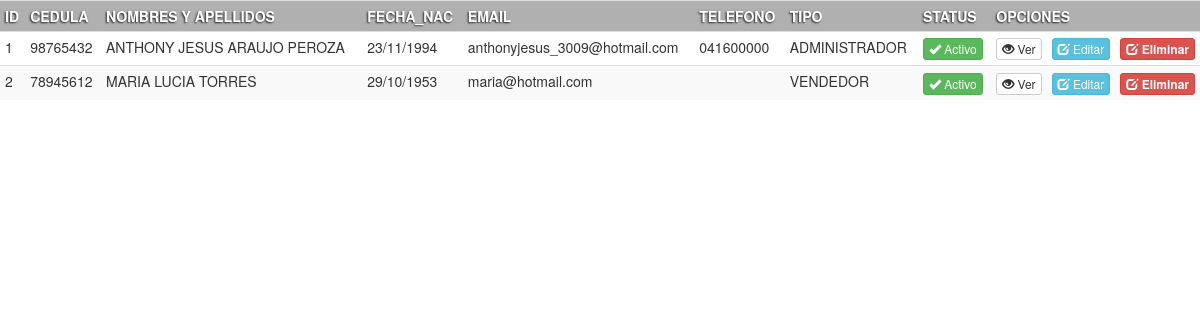
Screenshot of /modelo/buscar_empleado.php with the database file from the repository.
### tables this page shows
CREATE TABLE IF NOT EXISTS `empleados` (
  `id_empleado` int(11) NOT NULL,
  `cedula` varchar(8) NOT NULL,
  `nombres` varchar(100) NOT NULL,
  `apellidos` varchar(100) NOT NULL,
  `fecha_nac` varchar(10) NOT NULL,
  `fecha_registro` varchar(10) NOT NULL,
  `cargo` varchar(50) NOT NULL,
  `edo_civil` varchar(30) NOT NULL,
  `grado_formacion` varchar(100) NOT NULL,
  `ocupacion` varchar(100) NOT NULL,
  `genero` char(1) NOT NULL,
  `status` varchar(10) NOT NULL DEFAULT 'activo',
  `nacionalidad` varchar(100) NOT NULL
);

CREATE TABLE IF NOT EXISTS `email_empleado` (
  `id_email_empleado` int(11) NOT NULL,
  `id_empleado` int(11) NOT NULL,
  `email_empleado` varchar(150) NOT NULL,
  `status` tinyint(4) NOT NULL DEFAULT '1'
);

CREATE TABLE IF NOT EXISTS `tlf_empleado` (
  `id_tlf_empleado` int(11) NOT NULL,
  `id_empleado` int(11) NOT NULL,
  `telefono_empleado` varchar(15) NOT NULL,
  `status` int(11) NOT NULL DEFAULT '1'
);

### modelo/buscar_empleado.php (the view, shortened to what this page needs)
<?php
$modelo=new ModCon();
$conexion=$modelo->conectar();
$aux=$_POST['dato'];
$sql=$conexion->query("SELECT t1.id_empleado,t1.cedula,t1.nombres,t1.apellidos,t1.fecha_nac,t2.email_empleado,t3.telefono_empleado,t1.cargo,t1.status
FROM empleados t1
LEFT JOIN email_empleado t2 ON t2.id_empleado=t1.id_empleado
LEFT JOIN tlf_empleado t3 ON t3.id_empleado=t1.id_empleado
where   t1.nombres like '%$aux%'   AND t1.status<>'eliminado' OR
        t1.apellidos like '%$aux%'  AND t1.status<>'eliminado'OR
        t1.cedula like '%$aux%'     AND t1.status<>'eliminado'OR
        t1.cargo like '%$aux%'      AND t1.status<>'eliminado'OR
        t1.fecha_nac like '%$aux%'  AND t1.status<>'eliminado'OR
          t1.status like '%$aux%'  AND t1.status<>'eliminado'OR
        t2.email_empleado like '%$aux%'   AND t1.status<>'eliminado'      OR
        t3.telefono_empleado like '%$aux%'  AND t1.status<>'eliminado'
        ORDER BY t1.nombres asc ");
$num=$sql->num_rows;
if ($num>0) {
	?>
	<!DOCTYPE html>
	<html>
	<head>
		<link rel="stylesheet" href="../css/MyStyle.css">
		<link rel="stylesheet" href="../Bootstrap/bootstrap.css">
	</head>
	<body>
	<center>
  <table  class="table table-striped table-condensed table-hover">
    <tr>
      <th class="headerT">ID</th>
    <th class="headerT">CEDULA</th>
    <th class="headerT">NOMBRES Y APELLIDOS</th>
   <th class="headerT">FECHA_NAC</th>
      <th class="headerT">EMAIL</th>
      <th class="headerT">TELEFONO</th>
    <th class="headerT">TIPO</th>
    <th class="headerT">STATUS</th>
     <th class="headerT" colspan="3">OPCIONES</th>
    </tr>
<?php
	while ($row=$sql->fetch_array()) {
		?>
	 <tr>
    <td><?php echo $row[0] ?></td>
    <td><?php echo $row[1] ?></td>
    <td><?php echo $row[2]."&nbsp;".$row[3] ?></td>
    <td><?php echo $row[4] ?></td>
    <td><?php echo $row[5] ?></td>
    <td><?php echo $row[6] ?></td>
     <td><?php echo $row[7] ?></td>
    <td><?php $status=$row[8];
if ($status=="activo") {
 echo '  <button type="button" class="btn btn-success btn-xs"> <span class="glyphicon glyphicon-ok"></span>&nbsp;Activo</button>' ;
}else{ echo  '<button type="button" class="btn btn-danger btn-xs"> <span class="glyphicon glyphicon-remove"></span>&nbsp;Desactivado</button>';
} ?></td>
 <td id="table_operaciones"><?php echo '  <a href="ver_empleado.php?id='.$row[0].'" class="btn btn-default btn-xs bold"><span class="glyphicon glyphicon-eye-open"></span>&nbsp;Ver</a>';?></td>
  <td id="table_operaciones"><?php echo '  <a href="modificar_empleado.php?id='.$row[0].'" class="btn btn-info btn-xs bold"><span class="glyphicon glyphicon-edit"></span>&nbsp;Editar</a>';?></td>
 <td id="table_operaciones"><?php echo ' <a href="../controlador/Controlador.php?id='.$fila[0].'&status=eliminado&Eliminar_emp" id="bold" class="btn btn-danger btn-xs"> <span class="glyphicon glyphicon-edit"></span>&nbsp;Eliminar</a>';?></td>
</tr>
<?php
}
?>
</table>
	</center>
	</body>
	</html>
<?php
}else
{
	?>
	<h4>No se ha encontrado nada Relacionado con "<?php echo $aux ?>" En la base de datos</h4>
	<?php
}

### css/MyStyle.css (style rules this page uses)
body { font-family: "Ubuntu"; }
#bold { font-weight: bold; }
.bold { font-weight: bold; }
.headerT { background: #b0b0b0; color: #FFF; text-shadow: -1px 1px 2px rgba(0,0,0,0.8); }
#table_operaciones { width: 10px; text-align: center; }

### rows the page displays
empleados: id_empleado "1", cedula "98765432", nombres "ANTHONY JESUS", apellidos "ARAUJO PEROZA", fecha_nac "23/11/1994", email_empleado.email_empleado "anthonyjesus_3009@hotmail.com", tlf_empleado.telefono_empleado "041600000", cargo "ADMINISTRADOR", status "activo" (drawn)
email_empleado: id_empleado.id_empleado "2", id_empleado.cedula "78945612", id_empleado.nombres "MARIA LUCIA", id_empleado.apellidos "TORRES", id_empleado.fecha_nac "29/10/1953", email_empleado "maria@hotmail.com", id_empleado.cargo "VENDEDOR"
